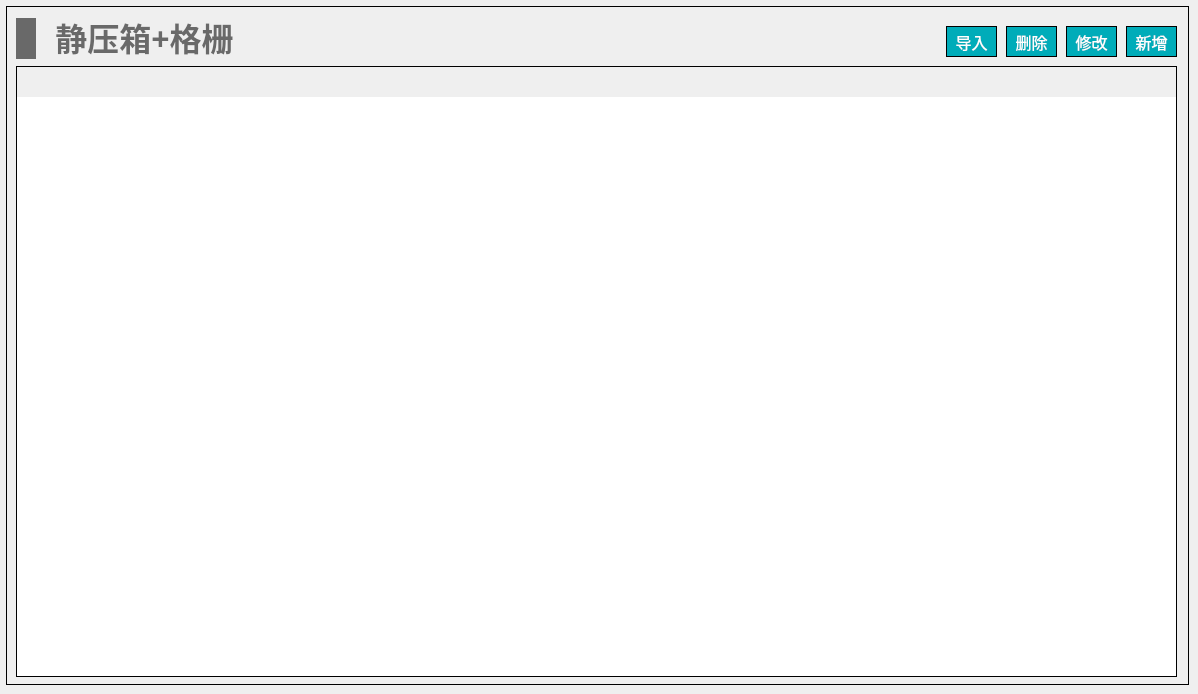
   <widget class="QWidget" name="page_staticBox_grille_terminal_refl">
    <widget class="QWidget" name="widget_staticBox_grille_terminal_refl" native="true">
     <property name="geometry">
      <rect>
       <x>6</x>
       <y>6</y>
       <width>1183</width>
       <height>679</height>
      </rect>
     </property>
     <property name="styleSheet">
      <string notr="true">#widget_staticBox_grille_terminal_refl
{
border: 1px solid #000000;
}</string>
     </property>
     <widget class="QWidget" name="layoutWidget_26">
      <property name="geometry">
       <rect>
        <x>10</x>
        <y>10</y>
        <width>231</width>
        <height>45</height>
       </rect>
      </property>
      <layout class="QHBoxLayout" name="horizontalLayout_39">
       <item>
        <widget class="QLabel" name="label_59">
         <property name="minimumSize">
          <size>
           <width>20</width>
           <height>41</height>
          </size>
         </property>
         <property name="maximumSize">
          <size>
           <width>20</width>
           <height>41</height>
          </size>
         </property>
         <property name="styleSheet">
          <string notr="true">QLabel { 
border: none; 
background-color : rgb(105, 105, 105);
}</string>
         </property>
         <property name="text">
          <string/>
         </property>
        </widget>
       </item>
       <item>
        <widget class="QLabel" name="label_60">
         <property name="font">
          <font>
           <family>Microsoft YaHei</family>
           <pointsize>24</pointsize>
           <bold>true</bold>
          </font>
         </property>
         <property name="styleSheet">
          <string notr="true">QLabel { 
border: none; 
color : rgb(105, 105, 105);
}</string>
         </property>
         <property name="text">
          <string>静压箱+格栅</string>
         </property>
         <property name="alignment">
          <set>Qt::AlignBottom|Qt::AlignHCenter</set>
         </property>
        </widget>
       </item>
      </layout>
     </widget>
     <widget class="QTableWidget" name="tableWidget_staticBox_grille_terminal_refl">
      <property name="geometry">
       <rect>
        <x>10</x>
        <y>60</y>
        <width>1161</width>
        <height>611</height>
       </rect>
      </property>
      <property name="focusPolicy">
       <enum>Qt::NoFocus</enum>
      </property>
      <property name="layoutDirection">
       <enum>Qt::LeftToRight</enum>
      </property>
      <property name="styleSheet">
       <string notr="true">/*设置标题(包括垂直+水平的)*/
QHeaderView
{							
	
	font-size: 15px;				/*字大小*/
	font-family: '黑体';
	/*border: 1px solid #B4B4B4;*/
	border:none;
    /*border-bottom: 2px solid #999999; */		/*下边框颜色*/
    /*background: #9DC6E6;*/				/*背景浅蓝色*/ 
	min-height:30px;
	text-align: center;	       
}


/*设置标题(水平的)*/
QHeaderView::section:horizontal { 					
        border: 1px solid #AFAFAF; 			/*间隔颜色*/
	    border-bottom: 2px solid #999999; 							
        color: black;
        background: #9DC6E6;
}

/*设置鼠标停留状态*/
QHeaderView::section:horizontal:hover 
{			
        color: black;							/*字体白色*/
        background: #82AFC9;				/*背景深蓝色*/
}

/*设置鼠标按下状态*/
QHeaderView::section:horizontal:pressed 
{			
        color: black;
        background: #82AFC9;
		border-bottom: 3px solid #037BFC;				
}


QTableWidget 
{
		font-size: 14px;				/*10榜*/
		font-family: '黑体';				
		color : black;				
        border: 1px solid #000000;		
        background: white;
        gridline-color: #E0E0E0;	
        text-align: center;	
        outline:0px;			/*禁止焦点*/
}

/*设置选中的视图项*/
QTableWidget::item:selected
{				    
		border: 2px solid #0398FC;	
        color : black;				
}</string>
      </property>
      <property name="frameShape">
       <enum>QFrame::StyledPanel</enum>
      </property>
     </widget>
     <widget class="QPushButton" name="pushButton_staticBox_grille_terminal_refl_del">
      <property name="geometry">
       <rect>
        <x>1000</x>
        <y>20</y>
        <width>51</width>
        <height>31</height>
       </rect>
      </property>
      <property name="font">
       <font>
        <family>黑体</family>
        <pointsize>12</pointsize>
       </font>
      </property>
      <property name="styleSheet">
       <string notr="true">QPushButton
{
	color:#ffffff; /*文字颜色*/
    background-color: #00ACB9;/*背景色*/
    border-radius:0px; /*边框倒角*/
	border: 1px solid #000000;
}


QPushButton:hover 
{
background-color: rgb(0,142,153);
color: white;
}</string>
      </property>
      <property name="text">
       <string>删除</string>
      </property>
     </widget>
     <widget class="QPushButton" name="pushButton_staticBox_grille_terminal_refl_revise">
      <property name="geometry">
       <rect>
        <x>1060</x>
        <y>20</y>
        <width>51</width>
        <height>31</height>
       </rect>
      </property>
      <property name="font">
       <font>
        <family>黑体</family>
        <pointsize>12</pointsize>
       </font>
      </property>
      <property name="styleSheet">
       <string notr="true">QPushButton
{
	color:#ffffff; /*文字颜色*/
    background-color: #00ACB9;/*背景色*/
    border-radius:0px; /*边框倒角*/
	border: 1px solid #000000;
}


QPushButton:hover 
{
background-color: rgb(0,142,153);
color: white;
}</string>
      </property>
      <property name="text">
       <string>修改</string>
      </property>
     </widget>
     <widget class="QPushButton" name="pushButton_staticBox_grille_terminal_refl_add">
      <property name="geometry">
       <rect>
        <x>1120</x>
        <y>20</y>
        <width>51</width>
        <height>31</height>
       </rect>
      </property>
      <property name="font">
       <font>
        <family>黑体</family>
        <pointsize>12</pointsize>
       </font>
      </property>
      <property name="styleSheet">
       <string notr="true">QPushButton
{
	color:#ffffff; /*文字颜色*/
    background-color: #00ACB9;/*背景色*/
    border-radius:0px; /*边框倒角*/
	border: 1px solid #000000;
}


QPushButton:hover 
{
background-color: rgb(0,142,153);
color: white;
}</string>
      </property>
      <property name="text">
       <string>新增</string>
      </property>
     </widget>
     <widget class="QPushButton" name="pushButton_staticBox_grille_terminal_refl_input">
      <property name="geometry">
       <rect>
        <x>940</x>
        <y>20</y>
        <width>51</width>
        <height>31</height>
       </rect>
      </property>
      <property name="font">
       <font>
        <family>黑体</family>
        <pointsize>12</pointsize>
       </font>
      </property>
      <property name="styleSheet">
       <string notr="true">QPushButton
{
	color:#ffffff; /*文字颜色*/
    background-color: #00ACB9;/*背景色*/
    border-radius:0px; /*边框倒角*/
	border: 1px solid #000000;
}


QPushButton:hover 
{
background-color: rgb(0,142,153);
color: white;
}</string>
      </property>
      <property name="text">
       <string>导入</string>
      </property>
     </widget>
    </widget>
   </widget>
